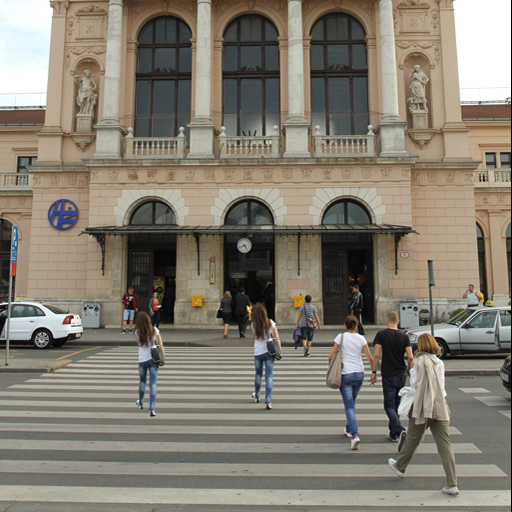
#> input picture data/copy-move/images/001_F.png, 512 x 512 px, found by its file name
$ python detection.py
#> lines starting #> are read from the running program, lines starting #| are printed output that depends on the picture; after the words box and inside, x2 and y2 are one past the last pixel; in counts of white or black regions, pixels touching at a corner belong together; long printed decimals are rounded
#> pass 2 of the loop in calculer_metriques_moyennes_dct, `for image_filename in os.listdir(dossier_images):`:
import os
from PIL import Image
import numpy as np
import cv2
from skimage.measure import ransac
from skimage.transform import AffineTransform
from skimage.feature import local_binary_pattern
import matplotlib.pyplot as plt
from sklearn.metrics import recall_score, accuracy_score, f1_score, jaccard_score
from joblib import load

# Détection de falsification par copy-move
# [93 lines left out: function copy_move_detection, not called in this run]

def calculer_metriques(masque_verite_path, masque_prediction_path):
    masque_verite = Image.open(masque_verite_path).convert('L')
    masque_verite = np.array(masque_verite)
    masque_verite_binaire = binariser_masque(masque_verite)

    masque_falsifie = Image.open(masque_prediction_path).convert('L')
    masque_falsifie = np.array(masque_falsifie)
    masque_falsifie_binaire = binariser_masque(masque_falsifie)

    masque_verite_1d = masque_verite_binaire.flatten()
    masque_falsifie_1d = masque_falsifie_binaire.flatten()

    rappel = recall_score(masque_verite_1d, masque_falsifie_1d, zero_division=1)
    precision = accuracy_score(masque_verite_1d, masque_falsifie_1d)
    f1 = f1_score(masque_verite_1d, masque_falsifie_1d, zero_division=1)
    jaccard = jaccard_score(masque_verite_1d, masque_falsifie_1d,zero_division=1)

    return rappel,precision,f1,jaccard

def dct2d(block):
    return cv2.dct(np.float32(block))

# Détection de falsification par splicing/removal
def detection_dct(image_path, taille_bloc):
#> called with image_path = '../data/splicing/images/001_F.png', taille_bloc = 32
    image = Image.open(image_path).convert('RGB')
#> image is the input picture: PIL image 512x512 RGB; mean R, G, B 131.6, 125.3, 113.5
    image_np = np.array(image)
    img_ycrcb = cv2.cvtColor(image_np, cv2.COLOR_RGB2YCrCb)
#> img_ycrcb: shape (512, 512, 3); mean of channels 0, 1, 2 125.9, 132.1, 121

    img_detection = np.zeros_like(img_ycrcb[:, :, 0], dtype=np.float32)

    hauteur, largeur, _ = img_ycrcb.shape
    nb_bloc_hauteur = hauteur // taille_bloc
    nb_bloc_largeur = largeur // taille_bloc

    high_freqs = []

    for i in range(nb_bloc_hauteur):
        for j in range(nb_bloc_largeur):
            bloc = img_ycrcb[i*taille_bloc:(i+1)*taille_bloc, j*taille_bloc:(j+1)*taille_bloc, 0]

            dct_result = dct2d(bloc)
            high_freqs.append(dct_result[taille_bloc//2:, taille_bloc//2:].flatten())

            dct_haute_freq = dct_result[taille_bloc//2:, taille_bloc//2:] # On filtre les hautes fréquences

            # Ajuster la taille pour correspondre aux blocs
            resize = cv2.resize(np.abs(dct_haute_freq), (taille_bloc, taille_bloc))

            img_detection[i*taille_bloc:(i+1)*taille_bloc, j*taille_bloc:(j+1)*taille_bloc] += resize
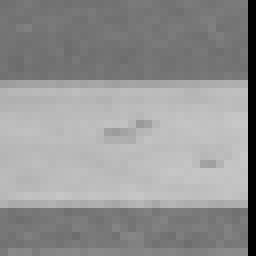
#> bloc: shape (32, 32) (shown 8 times larger); min 0, max 200, mean 147.4
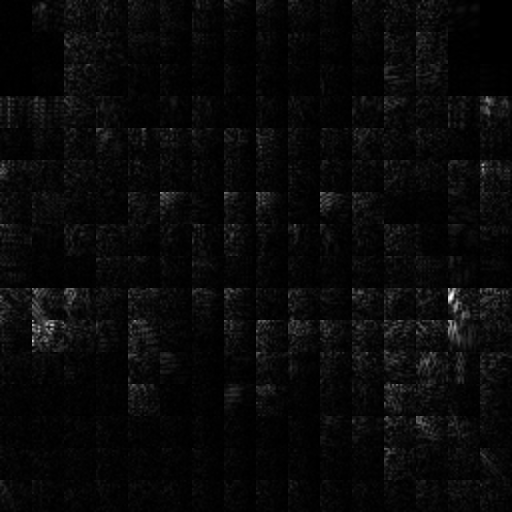
#> img_detection: shape (512, 512) float32; min 0, max 50.25, mean 1.9; drawn with min black and max white
#> after the loop, high_freqs = 256 items

    high_freqs = np.concatenate(high_freqs)
    mean = np.mean(high_freqs)
#> mean = 0.00986
    std = np.std(high_freqs)
#> std = 3.19

    #seuil = mean + 2 * std

    """
    match taille_bloc:
        case 4:
            seuil = 0.8

        case 8:
            seuil = 1.0

        case 16:
            seuil = 1.2

        case 32:
            seuil = 1.6
        case _:
            seuil = mean + 2 * std
    """

    seuil = 0.8

    img_detection = img_detection > seuil
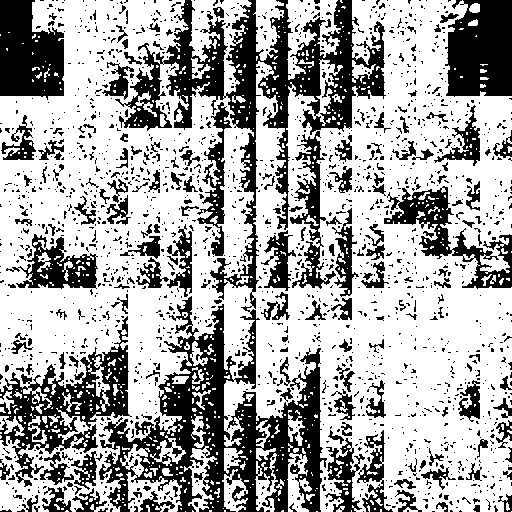
#> img_detection: shape (512, 512) bool; 65.7% white; 1812 black regions (1607 under 20 px), largest, box (x1, y1, x2, y2) and area: (99, 0, 386, 512) 35236, (0, 316, 132, 487) 6672, (445, 0, 512, 97) 5493

    masque = image_np.copy()
    masque[img_detection] = [255, 0, 0]
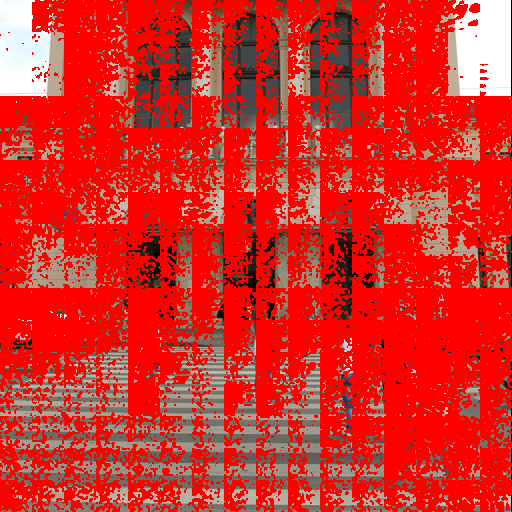
#> masque: shape (512, 512, 3); mean R, G, B 215.1, 45.9, 42.2

    masque_path = "image_detection_dct.png"
    Image.fromarray(masque).save(masque_path)

    return masque_path

def creer_masque_dct(image_detection_dct_path):
#> called with image_detection_dct_path = 'image_detection_dct.png'
    image_detection_dct = Image.open(image_detection_dct_path)
    image_detection_dct = np.array(image_detection_dct)
    masque = (image_detection_dct[:, :, 0] == 255) & (image_detection_dct[:, :, 1] == 0) & (image_detection_dct[:, :, 2] == 0)
    masque = masque.astype(np.uint8)
    kernel = np.ones((3,3),np.uint8)
    masque_erode = cv2.erode(masque, kernel, iterations=1)
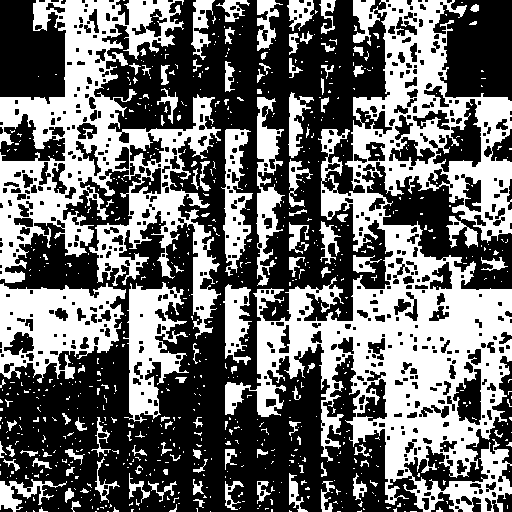
#> masque_erode: shape (512, 512); values 0 (black) and 1 (white), 41.8% white; 762 white regions (648 under 20 px), largest, box (x1, y1, x2, y2) and area: (225, 0, 512, 512) 50770, (0, 0, 221, 339) 26460, (0, 283, 126, 383) 7290
    masque_dilate = cv2.dilate(masque_erode, kernel, iterations=2)
#> masque_dilate: shape (512, 512); values 0 (black) and 1 (white), 73.9% white; 405 black regions (307 under 20 px), largest, box (x1, y1, x2, y2) and area: (0, 307, 325, 512) 20683, (120, 0, 383, 193) 14172, (448, 0, 512, 98) 5176
    masque_fermeture = cv2.morphologyEx(masque_dilate, cv2.MORPH_CLOSE, kernel)
#> masque_fermeture: shape (512, 512); values 0 (black) and 1 (white), 75.8% white; 213 black regions (81 under 20 px), largest, box (x1, y1, x2, y2) and area: (134, 307, 229, 512) 6844, (263, 0, 383, 136) 6122, (230, 369, 321, 512) 5764
    masque_final_path = "masque_dct.png"
    Image.fromarray(masque_fermeture * 255).save(masque_final_path)
#> in calculer_metriques, `masque_verite = Image.open(masque_verite_path).convert('L')`:
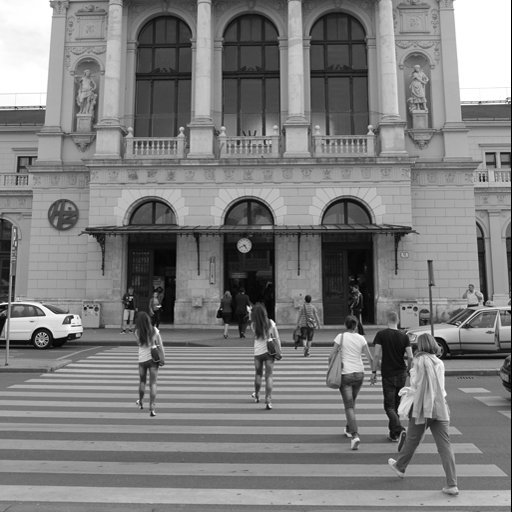
#> masque_verite: PIL image 512x512 L; min 0, max 255, mean 125.9
    return masque_final_path

# [74 lines left out: functions tracer_histogramme, marquer_falsifications, resize_and_pad_image, pad_image, extraction_caracteristiques, not called in this run]

def binariser_masque(masque, seuil=0):
#> called with seuil = 0
    return (masque > seuil).astype(np.uint8)
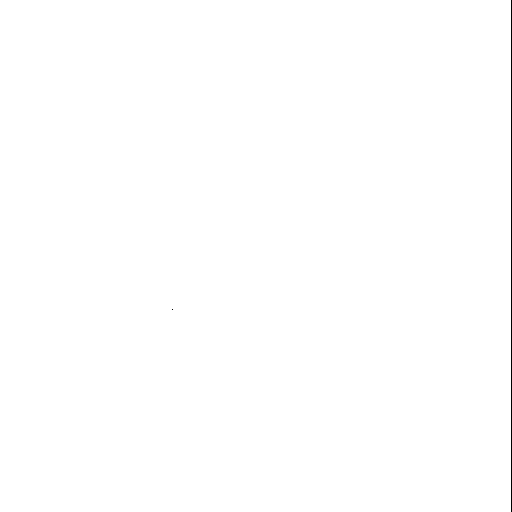
#> returned value: shape (512, 512); values 0 (black) and 1 (white), 99.8% white; black in thin lines or dots, all inside (x1, y1, x2, y2) = (172, 0, 512, 512)

# [40 lines left out: functions classifier_dossier, classifier_dossier_entier, not called in this run]

def preparer_image(image_path):
    return extraction_caracteristiques(image_path)

# [45 lines left out: functions classifier_image, detection_svm, calculer_metriques_moyennes_sift, not called in this run]

def calculer_metriques_moyennes_dct(taille_bloc):
    dossier_images = "../data/splicing/images"
    dossier_masques = "../data/splicing/masks"
    dataset = []
    for image_filename in os.listdir(dossier_images):
            image_path = os.path.join(dossier_images, image_filename)
            mask_filename = image_filename.replace(".jpg",".png")
            mask_path = os.path.join(dossier_masques, mask_filename)
            if os.path.exists(mask_path):
                dataset.append((image_path, mask_path))
            else:
                print(f"Le masque correspondant à {image_filename} n'existe pas.")
    print(f"Total de paires image-masque trouvées : {len(dataset)}")
    #print(dataset)
    precisions, rappels, f1_scores, jaccards = [], [], [], []
    for image_path, truth_mask_path in dataset:
        image_detection_path = detection_dct(image_path, taille_bloc)
        creer_masque_dct(image_detection_path)
        rappel, precision, f1, jaccard = calculer_metriques(truth_mask_path, "masque_dct.png")
#> in calculer_metriques, `rappel = recall_score(masque_verite_1d, masque_falsifie_1d, zero_divis..`: rappel = 0.758
#> in calculer_metriques, `precision = accuracy_score(masque_verite_1d, masque_falsifie_1d)`: precision = 0.757
#> in calculer_metriques, `f1 = f1_score(masque_verite_1d, masque_falsifie_1d, zero_division=1)`: f1 = 0.862
#> in calculer_metriques, `jaccard = jaccard_score(masque_verite_1d, masque_falsifie_1d,zero_divi..`: jaccard = 0.757
#> rappel = 0.758; precision = 0.757; f1 = 0.862; jaccard = 0.757

        precisions.append(precision)
        rappels.append(rappel)
        f1_scores.append(f1)
        jaccards.append(jaccard)
#> pass 2 of the loop in calculer_metriques_moyennes_dct, `for image_path, truth_mask_path in dataset:`:
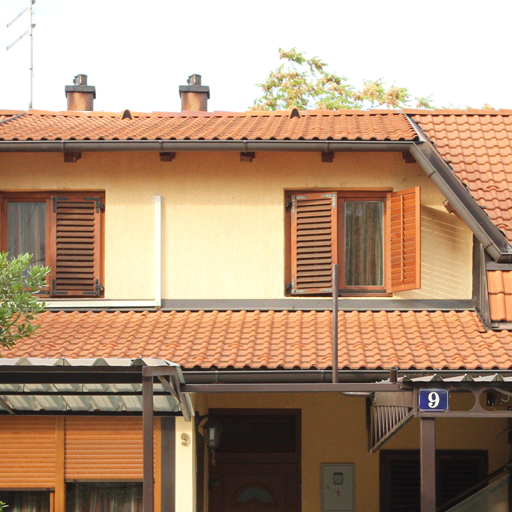
#> input picture data/copy-move/images/003_F.png, 512 x 512 px, found by its file name
#> in detection_dct, image is the input picture: PIL image 512x512 RGB; mean R, G, B 177.6, 148.4, 123.2
#> after the loop in detection_dct (call 2), `for i in range(nb_bloc_hauteur):`:
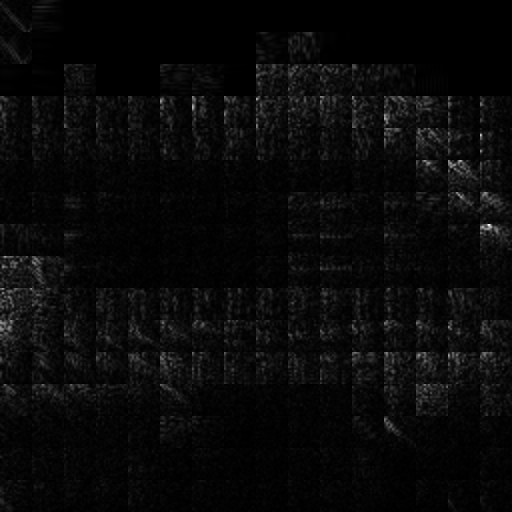
#> img_detection: shape (512, 512) float32; min 0, max 53.28, mean 2; drawn with min black and max white
#> mean = -0.000647
#> std = 3.68
#> in calculer_metriques (call 2), `masque_verite = Image.open(masque_verite_path).convert('L')`:
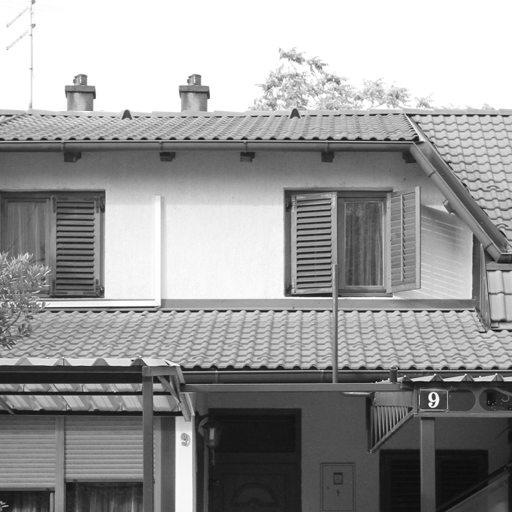
#> masque_verite: PIL image 512x512 L; min 12, max 255, mean 154.2
#> in calculer_metriques (call 2), `rappel = recall_score(masque_verite_1d, masque_falsifie_1d, zero_divis..`: rappel = 0.736
#> in calculer_metriques (call 2), `f1 = f1_score(masque_verite_1d, masque_falsifie_1d, zero_division=1)`: f1 = 0.848
#> in calculer_metriques (call 2), `jaccard = jaccard_score(masque_verite_1d, masque_falsifie_1d,zero_divi..`: jaccard = 0.736
#> in calculer_metriques_moyennes_dct, `rappel, precision, f1, jaccard = calculer_metriques(truth_mask_path, "..`: f1 = 0.848; jaccard = 0.736

    precision_moyenne = np.mean(precisions)
#> precision_moyenne = 0.786
    rappel_moyen = np.mean(rappels)
#> rappel_moyen = 0.786
    f1_moyen = np.mean(f1_scores)
#> f1_moyen = 0.879
    jaccard_moyen = np.mean(jaccards)
#> jaccard_moyen = 0.786

    return rappel_moyen, precision_moyenne, f1_moyen, jaccard_moyen

if __name__ == "__main__":
    """
    svm = load("svm.joblib")
    scaler = load("scaler.joblib")
    dossier = '../data/copy-move/images'
    bonnes_reponses, total_images = classifier_dossier(dossier, svm, scaler)
    taux_de_bonnes_reponses = bonnes_reponses / total_images if total_images > 0 else 0
    print(f"Taux de bonnes réponses : {taux_de_bonnes_reponses:.2f} ({bonnes_reponses}/{total_images})")
    """
    rap, pre, f1, jac = calculer_metriques_moyennes_dct(32)
#> rap = 0.786; pre = 0.786; f1 = 0.879; jac = 0.786
    print("Rappel : " + str(rap),"Precision : " + str(pre), "F1 : " + str(f1), "Jaccard :" + str(jac))
#| Rappel : 0.786 Precision : 0.7858 F1 : 0.8789 Jaccard :0.7857

# Ancien code, peut-être encore utile

"""
def detection(image_path): # Cette méthode découpe l'image en petits blocs et compare leurs caracteristiques (moyenne, écart-type) pour déterminer si il y a eu copy-move
    image = Image.open(image_path)
    if(image.mode != "L"):
        image = image.convert("L") # On passe l'image en niveaux de gris
    image_np = np.array(image) # On transforme l'image en un tableau np pour pouvoir manipuler les pixels
    largeur,hauteur = image.size
    taille_bloc = 32 # On choisit la taille des blocs (taille_bloc x taille_bloc)
    blocs = [(x, y, image_np[y:y+taille_bloc, x:x+taille_bloc]) for y in range(0, hauteur, taille_bloc) for x in range(0, largeur, taille_bloc)] # On découpe en blocs carrés de taille taille_bloc
    blocs_suspects = set()
    moyenne_globale = image_np.mean() # On calcule la moyenne de l'image de base
    ecart_type_global = image_np.std() # On calcule l'écart-type de l'image de base
    for i in range(len(blocs)):
        for j in range(len(blocs)):
            if(i == j):
                continue
            bloc_i = blocs[i][2] # On accède aux pixels du bloc i
            bloc_j = blocs[j][2] # On accède aux pixels du bloc j
            distance = math.sqrt((blocs[i][0] - blocs[j][0])**2 + (blocs[i][1] - blocs[j][1])**2) # On calcule la distance entre deux blocs (car les blocs adjacents posent des problèmes de faux positif)
            if(bloc_i.shape == bloc_j.shape and distance > math.log2(taille_bloc)*taille_bloc): # Si les deux blocs sont de même taille et si ils sont assez distants (j'ai mis log2 temporairement pour que ce soit adaptatif à la taille des blocs)
                diff_moy = abs(bloc_i.mean() - bloc_j.mean()) # On calcule les écarts de moyennes et d'écart-types
                diff_ecart_type = abs(bloc_i.std() - bloc_j.std())
                if(diff_moy < moyenne_globale / 100 and diff_ecart_type < ecart_type_global / 1000): # On met des conditions sur les caracteristiques
                    blocs_suspects.add(i) # On ajoute le bloc i aux blocs_suspects
                    blocs_suspects.add(j) # On ajoute le bloc j aux blocs_suspects
    image_reconstruite = Image.new("L",(largeur,hauteur)) # On créé l'image reconstruite, c'est-à-dire l'image qui montrera les zones détectées
    for index,(x,y,bloc) in enumerate(blocs):
        if index in blocs_suspects:
            print(x,y)
            bloc.fill(0) # On remplace les pixels des blocs suspects par du noir
        bloc_image = Image.fromarray(bloc)
        image_reconstruite.paste(bloc_image,(x,y))
    image_reconstruite_path = "test.pgm" # On choisit le chemin de l'image reconstruite
    image_reconstruite.save(image_reconstruite_path) # On enregistre l'image reconstruite
    return image_reconstruite_path # On retourne le chemin de l'image reconstruite (car c'est comme cela que j'ai écrit l'application qui va l'utiliser)

def kmeans(caracteristiques, k, max_iters=10):
    np.random.seed(42) # Pour pouvoir reproduire les résultats (s'affranchir du random pour les premiers tests)
    centres = caracteristiques[np.random.choice(caracteristiques.shape[0],k,replace=False),:]
    for _ in range(max_iters):
        distances = np.linalg.norm(caracteristiques - centres[:,np.newaxis],axis=2)
        clusters_plus_proches = np.argmin(distances,axis=0)
        nouveaux_centres = np.array([caracteristiques[clusters_plus_proches == j].mean(axis=0) for j in range(k)])
        if np.all(centres == nouveaux_centres):
            break
        centres = nouveaux_centres
    return clusters_plus_proches

def histogramme_ndg(image):
    histogramme,_ = np.histogram(image,bins=256,range=(0,256))
    histogramme_normalise = histogramme / np.sum(histogramme)
    return histogramme_normalise

def histogramme_couleur(image):
    histogramme_couleur = [histogramme_ndg(image[:,:,i]) for i in range(3)]
    return histogramme_couleur

def local_binary_pattern(image):
    largeur,hauteur = image.shape
    lbp_image = np.zeros_like(image)
    for y in range(1,hauteur-1):
        for x in range(1,largeur-1):
            centre = image[y,x]
            binary = ''
            for ny,nx in [(y-1,x-1),(y-1,x),(y-1,x+1),(y,x+1),(y+1,x+1),(y+1,x),(y+1,x-1),(y,x-1)]:
                binary += '1' if image[ny,nx] >= centre else '0'
            lbp_image[y,x] = int(binary,2)
    return lbp_image

def lbp_couleur(image):
    lbp_image = np.zeros_like(image)
    for i in range(0,3):
        canal = image[:,:,i]
        lbp_canal = local_binary_pattern(canal)
        lbp_image[:,:,i] = lbp_canal
    return lbp_image

def dct_2d(image):
    M,N = image.shape
    dct = np.zeros((M,N))
    for u in range(M):
        for v in range(N):
            sum_uv = 0
            for x in range(M):
                for y in range(N):
                    cos_x_u = np.cos((2*x+1) * u * np.pi / (2*M))
                    cos_y_v = np.cos((2*y+1) * v * np.pi / (2*N))
                    sum_uv += image[x,y] * cos_x_u * cos_y_v
            alpha_u = np.sqrt(1/M) if u == 0 else np.sqrt(2/M)
            alpha_v = np.sqrt(1/N) if v == 0 else np.sqrt(2/N)
            dct[u,v] = alpha_u * alpha_v * sum_uv
    return dct

def detection_kmeans(image_path, taille_bloc=16, k=5):
    image = Image.open(image_path)
    if image.mode != "RGB":
        image = image.convert("RGB")
    image_ndg = image.convert("L")
    image_np_ndg = np.array(image_ndg)
    image_np = np.array(image)
    largeur, hauteur = image.size
    caracteristiques = []
    blocs_positions = []
    for y in range(0, hauteur, taille_bloc):
        for x in range(0, largeur, taille_bloc):
            bloc = image_np[y:y+taille_bloc,x:x+taille_bloc,:]
            bloc_ndg = image_np_ndg[y:y+taille_bloc,x:x+taille_bloc]
            moyennes = [bloc[:, :, i].mean() for i in range(3)]  # Moyenne pour R, G, B
            ecarts_types = [bloc[:, :, i].std() for i in range(3)]  # Écart-type pour R, G, B
            histogrammes = np.concatenate(histogramme_couleur(bloc))  # Histogrammes pour R, G, B
            lbp = lbp_couleur(bloc)
            histogrammes_lbp = np.concatenate(histogramme_couleur(lbp))
            #dct = dct_2d(bloc_ndg)
            #dct = dct[:8, :8].flatten()
            vecteur_caracteristiques = np.concatenate((moyennes,ecarts_types,histogrammes,histogrammes_lbp))#,dct))
            caracteristiques.append(vecteur_caracteristiques)
            blocs_positions.append((x, y))
    caracteristiques = np.array(caracteristiques)
    labels = kmeans(caracteristiques, k, 100)
    _, counts = np.unique(labels, return_counts=True)
    cluster_suspect = np.argmin(counts)
    print(cluster_suspect)
    blocs_confirmes = []
    for index, (x, y) in enumerate(blocs_positions):
        if labels[index] != cluster_suspect:
            continue
        compteur_voisins = 0
        for dx in [-1, 0, 1]:
            for dy in [-1, 0, 1]:
                if dx == 0 and dy == 0:
                    continue  # Skip le bloc lui-même
                voisin_x, voisin_y = x + dx * taille_bloc, y + dy * taille_bloc
                voisin_index = next((i for i, pos in enumerate(blocs_positions) if pos == (voisin_x, voisin_y)), None)
                if voisin_index is not None and labels[voisin_index] == cluster_suspect:
                    compteur_voisins += 1
        if compteur_voisins >= 2:
            blocs_confirmes.append(index)
    image_reconstruite = Image.new("RGB", (largeur, hauteur))
    for index, (x, y) in enumerate(blocs_positions):
        bloc = image_np[y:y+taille_bloc, x:x+taille_bloc, :]
        if index in blocs_confirmes:
            bloc = np.zeros_like(bloc)
        bloc_image = Image.fromarray(bloc, "RGB")
        image_reconstruite.paste(bloc_image, (x, y))
    image_reconstruite_path = "test_color.png"
    image_reconstruite.save(image_reconstruite_path)
    return image_reconstruite_path
"""
